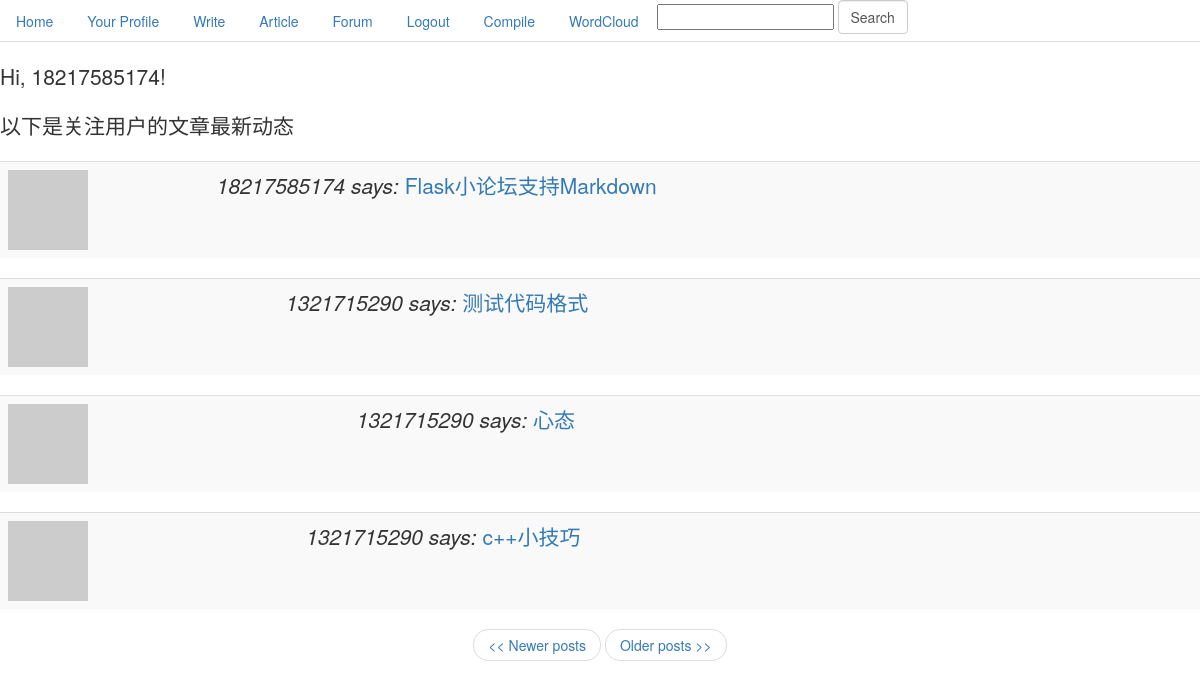
The page /index (signed in) on the database as committed earlier.
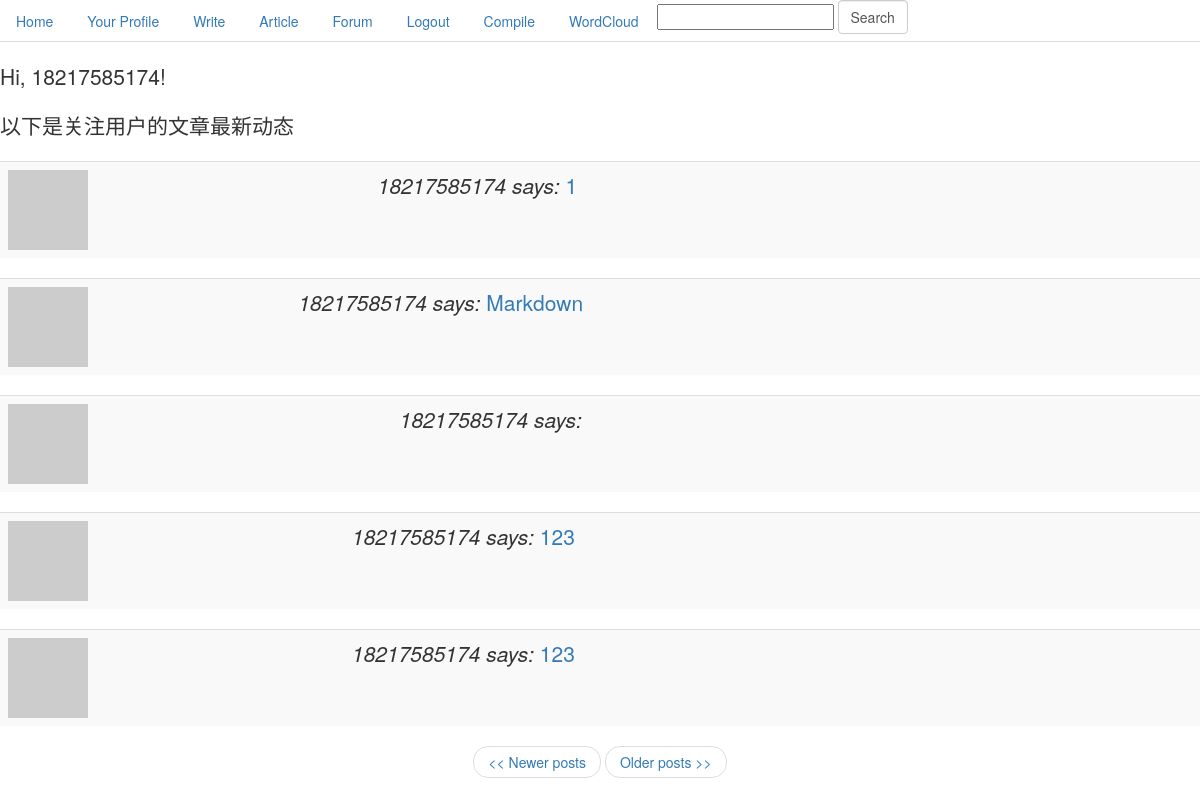
The same page on the database as committed later.
### app/models.py (models this page shows, shortened)
class Post(db.Model):
    __searchable__ = ['body', 'title']
    id = db.Column(db.Integer, primary_key=True)
    title = db.Column(db.String(100))
    body = db.Column(db.String(140))
    timestamp = db.Column(db.DateTime)
    user_id = db.Column(db.Integer, db.ForeignKey('user.id'))

class User(db.Model):
    id = db.Column(db.Integer, primary_key=True)
    nickname = db.Column(db.String(64), index=True, unique=True)
    email = db.Column(db.String(120), index=True, unique=True)
    password = db.Column(db.String(120), index=True)
    posts = db.relationship('Post', backref='author', lazy='dynamic')
    cards = db.relationship('Card', backref='participant')
    about_me = db.Column(db.String(140))
    last_seen = db.Column(db.DateTime)
    followed = db.relationship('User',
                               secondary=followers,
                               primaryjoin=(followers.c.follower_id == id),
                               secondaryjoin=(followers.c.followed_id == id),
                               backref=db.backref('followers', lazy='dynamic'),
                               lazy='dynamic')
    def followed_posts(self):
        return Post.query.join(followers, (followers.c.followed_id == Post.user_id)).filter(
            followers.c.follower_id == self.id).order_by(Post.timestamp.desc())
    is_authenticated = True
    is_active = True
    is_anonymous = False
    def avatar(self, size):
        return 'http://www.gravatar.com/avatar/' + md5(self.email.encode('utf8')).hexdigest() + '?d=mm&s=' + str(size)

### app/views.py (the view)
@app.route('/', methods=['GET', 'POST'])
@app.route('/index', methods=['GET', 'POST'])
@app.route('/index/<int:page>', methods=['GET', 'POST'])
@login_required
def index(page=1):
    posts = g.user.followed_posts().paginate(page, POSTS_PER_PAGE, False)
    return render_template('index.html',
        title='Home',
        posts=posts)

### app/forms.py
class SearchForm(Form):
    search = StringField('search', validators=[DataRequired()])

### app/views.py (called while the page is built)
@app.before_request
def before_request():
    g.user = current_user
    g.search_form = SearchForm()
    if g.user.is_authenticated:
        g.user.last_seen = datetime.utcnow()
        db.session.add(g.user)
        db.session.commit()

@lm.user_loader
def load_user(id):
    return User.query.get(int(id))

### app/templates/index.html
{% extends "base.html" %}
{% block content %}
<h1 class="lead">Hi, {{g.user.nickname}}!</h1>
<p class="lead">以下是关注用户的文章最新动态</p>
{% for post in posts.items %}
    {% include 'post.html' %}
{% endfor %}
<nav>
    <ul class="pager">
{% if posts.has_prev %}<li><a href="{{ url_for('index', page = posts.prev_num) }}"><< Newer posts</a></li>{% else %}<li><a href="#"><< Newer posts</a></li>{% endif %}
{% if posts.has_next %}<li><a href="{{ url_for('index', page = posts.next_num) }}">Older posts >></a></li>{% else %}<li><a href="#">Older posts >></a></li>{% endif %}
    </ul>
</nav>
{% endblock %}

### app/templates/post.html
<table class="table table-striped table-hover">
    <tr class="lead">
        <td><a href="{{ url_for('user', nickname = post.author.nickname) }}"><img src="{{post.author.avatar(50)}}"></a></td>
        <td><i>{{post.author.nickname}} says:</i>
        <a href="{{ url_for('article', pk = post.id) }}">{{post.title}}</a></td>
    </tr>
</table>

Rows that differ between the two databases and show on the page:
no longer on this page (row unchanged): Post: author.nickname "18217585174", title "Flask小论坛支持Markdown"
no longer on this page (row unchanged): Post: author.nickname "1321715290", title "测试代码格式"
no longer on this page (row unchanged): Post: author.nickname "1321715290", title "心态"
no longer on this page (row unchanged): Post: author.nickname "1321715290", title "c++小技巧"
added Post: author.nickname "18217585174", title "1"
added Post: author.nickname "18217585174", title "Markdown"
added Post: author.nickname "18217585174"
added Post: author.nickname "18217585174", title "123"
added Post: author.nickname "18217585174", title "123"
